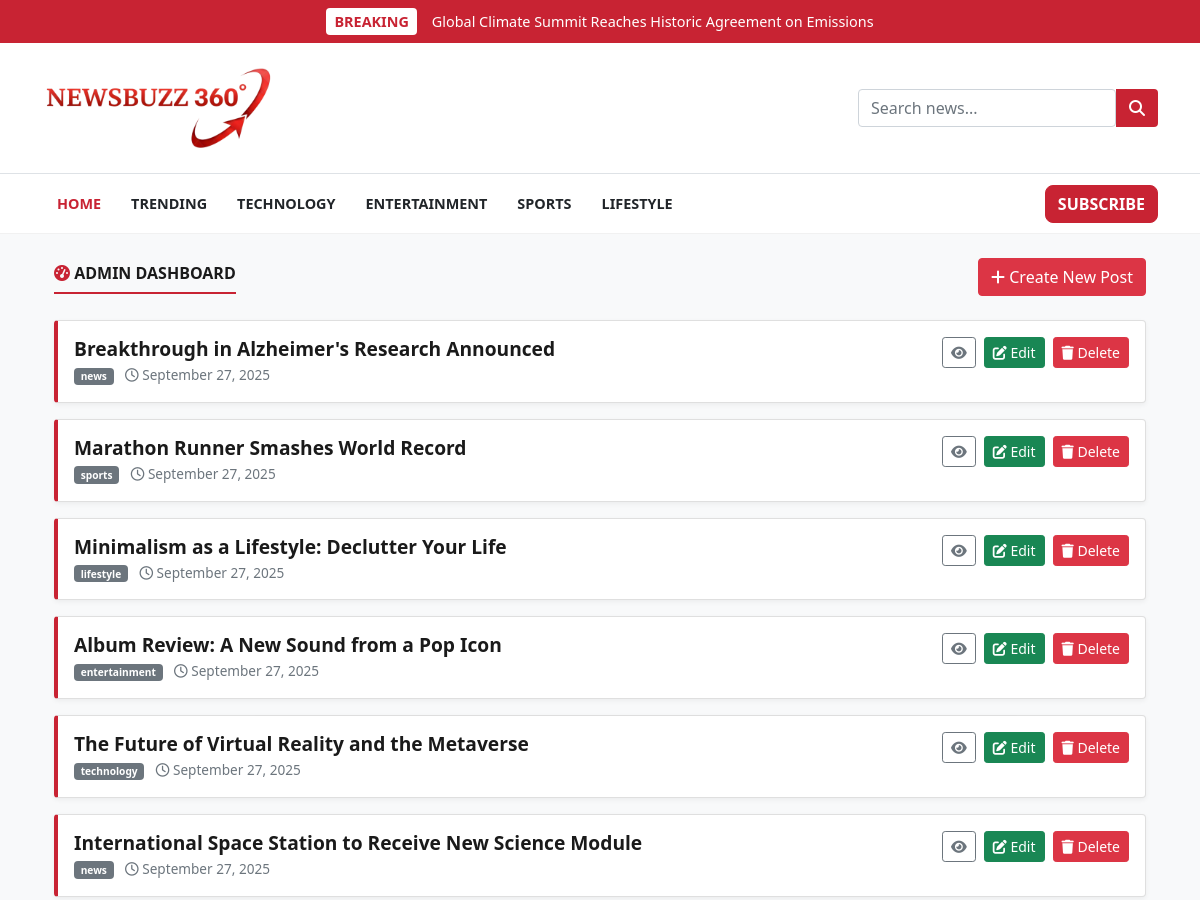
Page /admin (signed in, upper part) on the earlier database version.
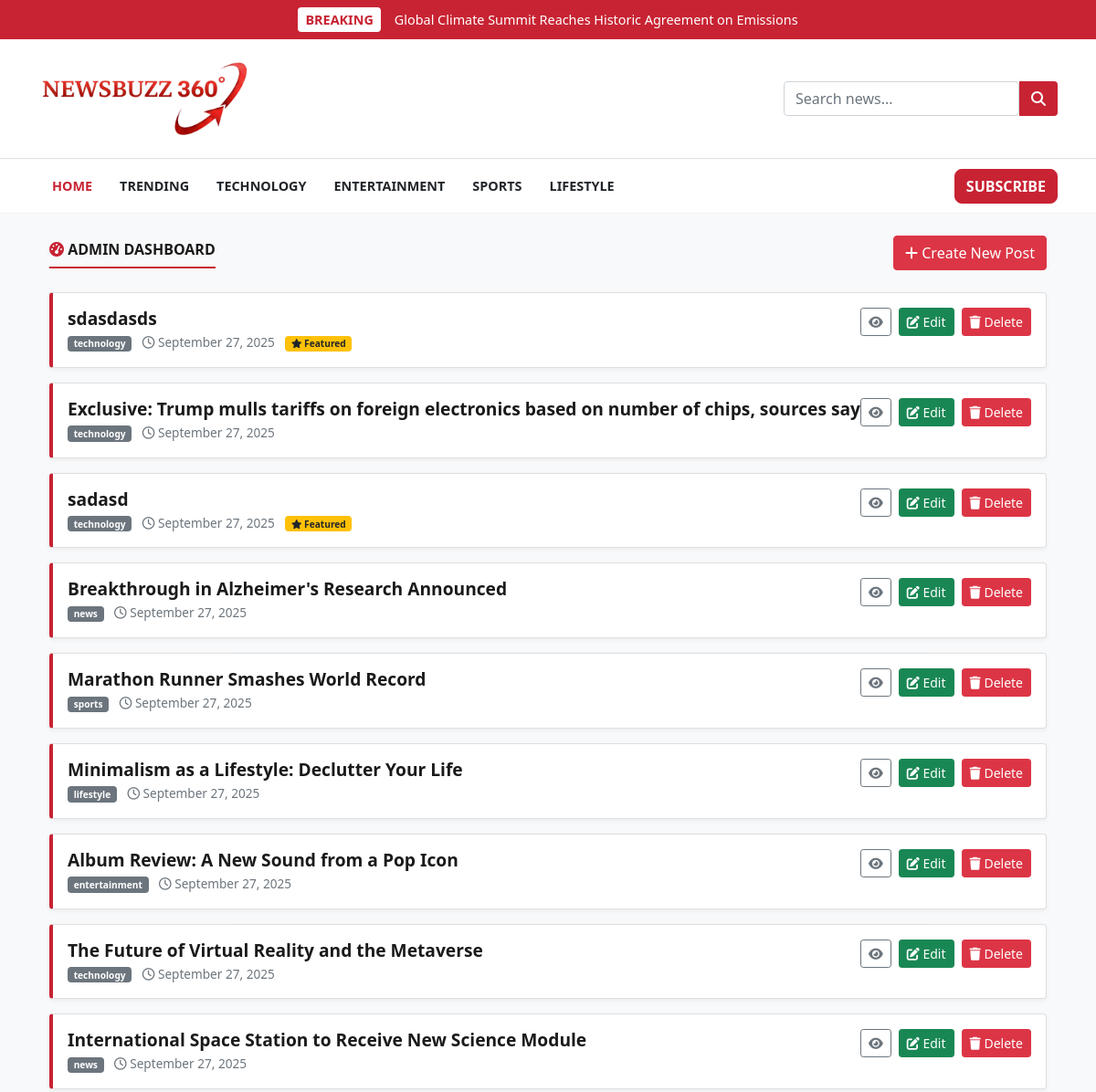
Same page on the later database version.
### models.py (models this page shows, shortened)
class Post(db.Model):
    id = db.Column(db.Integer, primary_key=True)
    title = db.Column(db.String(100), nullable=False)
    subtitle = db.Column(db.String(150), nullable=True)
    content = db.Column(db.Text, nullable=False)
    category = db.Column(db.String(50), nullable=True)
    thumbnail = db.Column(db.String(100), nullable=True)
    featured = db.Column(db.Boolean, default=False)
    created_at = db.Column(db.DateTime, default=datetime.utcnow)

### app.py (the view)
@app.route("/admin") # <-- Missing route added here
@login_required
def admin():
    posts = Post.query.order_by(Post.id.desc()).all()
    return render_template("admin.html", posts=posts)

### app.py (called while the page is built)
@login_manager.user_loader
def load_user(user_id):
    return User.query.get(int(user_id))

@app.template_filter('datetime')
def format_datetime(value, format='%B %d, %Y'):
    if isinstance(value, datetime):
        return value.strftime(format)
    return "Recent"

@app.context_processor
@cache.cached(timeout=600)
def inject_categories():
    categories = db.session.query(Post.category, db.func.count(Post.id).label('count')).filter(Post.category.isnot(None), Post.category != '').group_by(Post.category).all()
    current_year = datetime.now().year
    return dict(categories=categories, current_year=current_year)

### templates/admin.html
{% extends "base.html" %}
{% block content %}
<div class="container mt-4">
    <div class="d-flex justify-content-between align-items-center mb-4">
        <h2 class="section-title mb-0"><span><i class="fas fa-tachometer-alt"></i> Admin Dashboard</span></h2>
        <a href="{{ url_for('create_post') }}" class="btn btn-danger">
            <i class="fas fa-plus"></i> Create New Post
        </a>
    </div>
    {% if posts %}
    <div class="row">
        {% for post in posts %}
        <div class="col-md-12">
            <div class="card admin-post-card mb-3">
                <div class="card-body">
                    <div class="d-flex justify-content-between align-items-start">
                        <div>
                            <h5 class="card-title mb-1">{{ post.title }}</h5>
                            <div class="post-meta">
                                <span class="badge bg-secondary">{{ post.category or 'Uncategorized' }}</span>
                                <span class="text-muted ms-2"><i class="far fa-clock"></i> {{ post.created_at|datetime
                                    }}</span>
                                {% if post.featured %}
                                <span class="badge bg-warning text-dark ms-2"><i class="fas fa-star"></i>
                                    Featured</span>
                                {% endif %}
                            </div>
                        </div>
                        <div class="post-actions">
                            <a href="{{ url_for('article', id=post.id) }}" class="btn btn-sm btn-outline-secondary"
                                target="_blank" title="View Post">
                                <i class="fas fa-eye"></i>
                            </a>
                            <a href="{{ url_for('edit_post', id=post.id) }}" class="btn btn-sm btn-success"
                                title="Edit Post">
                                <i class="fas fa-edit"></i> Edit
                            </a>
                            <a href="{{ url_for('delete', id=post.id) }}" class="btn btn-sm btn-danger"
                                title="Delete Post"
                                onclick="return confirm('Are you sure you want to delete this post?')">
                                <i class="fas fa-trash"></i> Delete
                            </a>
                        </div>
                    </div>
                </div>
            </div>
        </div>
        {% endfor %}
    </div>
    {% else %}
    <div class="text-center py-5">
        <h3 class="text-muted">No Posts Yet</h3>
        <p class="text-muted">Ready to write your first article?</p>
        <a href="{{ url_for('create_post') }}" class="btn btn-primary mt-3">Create Your First Post</a>
    </div>
    {% endif %}
</div>
{% endblock %}

### templates/base.html (shortened to what this page needs)
<!DOCTYPE html>
<html lang="en">
<head>
    <link href="https://cdn.jsdelivr.net/npm/bootstrap@5.1.3/dist/css/bootstrap.min.css" rel="stylesheet">
    <link rel="stylesheet" href="https://cdnjs.cloudflare.com/ajax/libs/font-awesome/6.2.0/css/all.min.css">
    <link rel="stylesheet" href="{{ url_for('static', filename='style.css') }}">
</head>
<body>
    <header>
        <div id="top-breaking-bar">
            <div class="container d-flex align-items-center justify-content-center">
                <span class="breaking-tag">BREAKING</span>
                <span class="breaking-text">Global Climate Summit Reaches Historic Agreement on Emissions</span>
            </div>
        </div>
        <div id="header-main">
            <div class="container">
                <div class="header-main-wrapper">
                    <a class="navbar-brand logo" href="{{ url_for('home') }}">
                        <img src="{{ url_for('static', filename='images/logo.png') }}" alt="Newsbuzz360 Logo">
                    </a>
                    <form class="search-form ms-auto" action="{{ url_for('search') }}" method="GET">
                        <input type="text" class="form-control" name="query" placeholder="Search news..." required>
                        <button type="submit" class="btn"><i class="fas fa-search"></i></button>
                    </form>
                </div>
            </div>
        </div>
        <nav class="navbar navbar-expand-lg navbar-light" id="main-nav">
            <div class="container">
                <div class="collapse navbar-collapse" id="navbarNav">
                    <ul class="navbar-nav">
                        <li class="nav-item"><a class="nav-link active" href="{{ url_for('home') }}">Home</a></li>
                        <li class="nav-item"><a class="nav-link" href="{{ url_for('trending') }}">Trending</a></li>                        <li class="nav-item"><a class="nav-link"
                                href="{{ url_for('category', category_name='technology') }}">Technology</a></li>
                        <li class="nav-item"><a class="nav-link"
                                href="{{ url_for('category', category_name='entertainment') }}">Entertainment</a></li>
                        <li class="nav-item"><a class="nav-link"
                                href="{{ url_for('category', category_name='sports') }}">Sports</a></li>
                        <li class="nav-item"><a class="nav-link"
                                href="{{ url_for('category', category_name='lifestyle') }}">Lifestyle</a></li>
                    </ul>
                    <ul class="navbar-nav ms-auto">
                        <li class="nav-item">
                            <a href="#" class="btn btn-danger subscribe-btn">Subscribe</a>
                        </li>
                    </ul>
                </div>
            </div>
        </nav>
    </header>
    <main class="my-4">
        <div class="container">
            {% block content %}{% endblock %}
        </div>
    </main>
</body>
</html>

### static/style.css (style rules this page uses)
:root { --primary-red: #c82333; --primary-dark-red: #a81e2a; --background-color: #f8f9fa; --surface-color: #ffffff; --text-color: #212529; --heading-color: #1a1a1a; --border-color: #dee2e6; --light-gray: #f1f1f1; --font-primary: 'Segoe UI', Tahoma, Geneva, Verdana, sans-serif; --font-logo: 'Playfair Display', serif; --border-radius-sm: 0.25rem; --border-radius-md: 0.5rem; --box-shadow: 0 4px 12px rgba(0, 0, 0, 0.08); }
body { font-family: var(--font-primary); background-color: var(--background-color); color: var(--text-color); line-height: 1.6; }
h1, h2, h3, h4, h5, h6 { color: var(--heading-color); font-weight: 700; }
a { color: var(--primary-red); text-decoration: none; transition: all 0.2s ease-in-out; }
.logo img { height: 80px; width: auto; }
#top-breaking-bar { background-color: var(--primary-red); color: white; padding: 8px 0; font-size: 0.9rem; font-weight: 500; transition: all 0.3s ease-in-out; }
.breaking-tag { background-color: white; color: var(--primary-red); padding: 2px 8px; border-radius: 4px; font-weight: bold; margin-right: 15px; }
#header-main { background-color: var(--surface-color); padding: 20px 0; border-bottom: 1px solid var(--border-color); }
.header-main-wrapper { display: flex; align-items: center; justify-content: space-between; }
.logo { font-family: var(--font-logo); font-size: 2.5rem; font-weight: 700; color: var(--heading-color); }
.search-form { display: flex; width: 300px; }
.search-form .btn { background-color: var(--primary-red); color: white; border-top-left-radius: 0; border-bottom-left-radius: 0; }
#main-nav { background-color: var(--surface-color); border-bottom: 1px solid var(--light-gray); transition: all 0.3s ease; }
#main-nav .nav-link { font-weight: bold; color: var(--text-color); padding: 10px 15px; text-transform: uppercase; font-size: 0.9rem; }
#main-nav .nav-link:hover, #main-nav .nav-link.active { color: var(--primary-red); }
.subscribe-btn { font-weight: bold; text-transform: uppercase; background-color: var(--primary-red); border-color: var(--primary-red); border-radius: var(--border-radius-md); }
.section-title { font-family: var(--font-headings); font-size: 1rem; font-weight: 700; margin-bottom: 1.5rem; position: relative; text-transform: uppercase; padding-bottom: 0.5rem; }
.section-title span { border-bottom: 2px solid var(--primary-red); padding-bottom: 0.5rem; }
.section-title i { color: var(--primary-red); }
.admin-post-card { border-left: 4px solid var(--primary-red); box-shadow: 0 2px 5px rgba(0,0,0,0.05); transition: box-shadow 0.2s ease-in-out; }
.admin-post-card .card-title { font-family: var(--font-headings); font-size: 1.2rem; }
.admin-post-card .post-meta { font-size: 0.85rem; }
.admin-post-card .post-actions { display: flex; gap: 0.5rem; white-space: nowrap; }

Differences in the rows shown:
added Post: title "sdasdasds", category "technology", created_at "September 27, 2025", featured True (drawn)
added Post: title "Exclusive: Trump mulls tariffs on foreign electronics based on number of chips, sources say", category "technology", created_at "September 27, 2025"
added Post: title "sadasd", category "technology", created_at "September 27, 2025", featured True (drawn)
